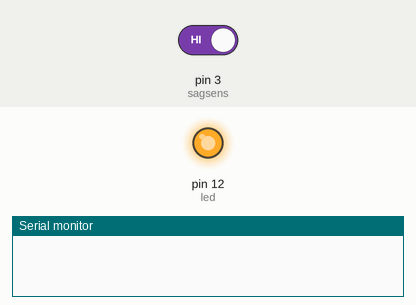
Simulated run of this sketch. Board: Arduino Uno, built with avr-gcc and run on an emulated ATmega328P. Parts: output pins drawn as LEDs (lit = HIGH), the last lines printed to the serial monitor. The inputs (shaded band) are chosen by the test bench; at power-on: pin 3 (sagsens) HIGH.

Above: at 2.0 s.
2.1 s: pin 3 (sagsens) driven LOW
At 2.4 s:
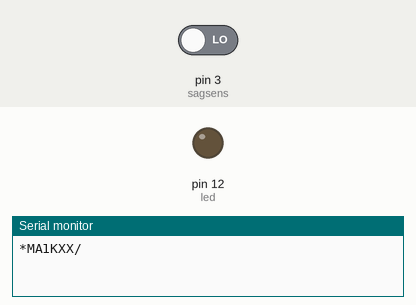
3.6 s: pin 3 (sagsens) driven HIGH
At 4.8 s:
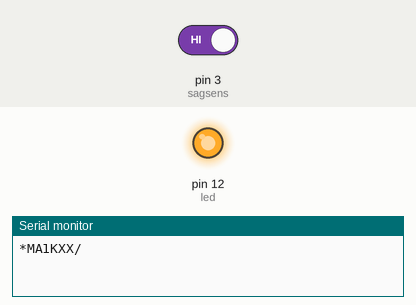
Timing chart, 0 to 6.6 s (numbered marks = the images above; inputs shaded):
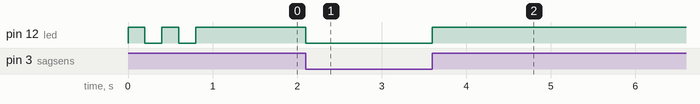

The sketch:

neuroritimAYAK.ino
```cpp
#include <SoftwareSerial.h>
SoftwareSerial HC12(0, 1);
int sagsens=3; int led=12; int ak=0;char gelen;
String mesaj1="*MA1KXX/";
void setup(){
  pinMode(sagsens, INPUT_PULLUP); pinMode(led,OUTPUT);
  Serial.begin(9600);HC12.begin(9600);
  digitalWrite(led,HIGH);delay(200);digitalWrite(led,LOW);delay(200);
  digitalWrite(led,HIGH);delay(200);digitalWrite(led,LOW);delay(200);
  digitalWrite(led,HIGH);//Serial.println("MTR");
}
void loop(){
  // while (HC12.available()>0) { Serial.write(HC12.read());}
   while (HC12.available()>0) {ak=ak+1;gelen=HC12.read();}
   if(ak==1 && digitalRead(sagsens) == 1){Serial.write(gelen);ak=0;}
   if(ak>=1 && digitalRead(sagsens) == 1){ak=0;}
   if(ak>=1 && digitalRead(sagsens) == 0){ak=0;}
   digitalWrite(led,HIGH);
   if (digitalRead(sagsens) == 0) {
   Serial.println(mesaj1);digitalWrite(led,LOW);
   ahmet1:delay(50);
   if (digitalRead(sagsens) == 0) {goto ahmet1;}
   }
}
```

Measured:
- after the input at 2.1 s, pin 12 (led): HIGH → LOW at once
- after the input at 3.6 s, pin 12 (led): LOW → HIGH at once
